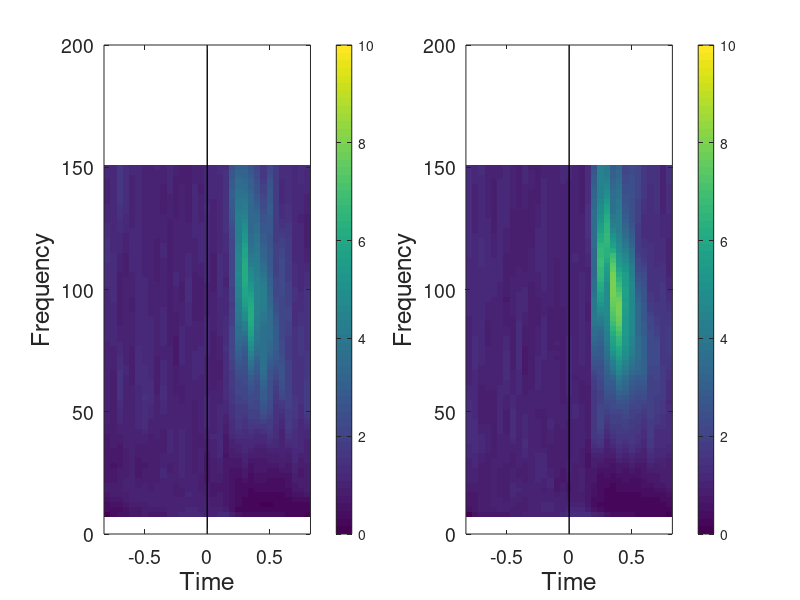

The MATLAB script that drew this image:
%
% Introduction to Computational Neuroscience
% Session 9: Memory and Perception
% Exercise 2: Statistical significance
%

%% Load the data
load data/deg1.mat
load data/deg2.mat


%% Plot average activity
% Each figure has 72 * 33 = 2376 boxes: (frequncy, time)-pairs
% each box is averaged over 79 (77) trials

% tell Matlab that we are going to put two picture on the same figure
subplot(1, 2, 1)

% compute average over trials for deg1 condition
deg1_average = mean(deg1, 1);

% drop extra dimension from the resuling matrix
deg1_average = squeeze(deg1_average);

% compute baseline as average for each frequency inside
% time window -400 to -100 ms
baseline = mean(deg1_average(:, 9:15), 2);

% divide each row of the matrix by the corresponding baseline value
deg1_baseline = bsxfun(@rdivide, deg1_average, baseline);

% plot the matrix as heatmap
imagesc([-0.8:0.05:0.8], [8:2:150], deg1_baseline, [0 10])

% display color scale which explain the color code
colorbar

% flip the image upwars to that higer frequencies are on top
% (this is common way to draw such kind of plots)
axis xy

% add vertical line which indicates the moment when the stimulus was shown
line([0 0], [0 200], 'LineWidth', 1, 'Color', [0 0 0])

% set font size
set(gca,'FontSize', 14)

% add labels
xlabel('Time', 'FontSize', 18)
ylabel('Frequency', 'FontSize', 18)

% perform analogous plotting procedure for the second condition (deg2)
subplot(1, 2, 2)
deg2_average = mean(deg2, 1);
deg2_average = squeeze(deg2_average);
baseline = mean(deg2_average(:, 9:15), 2);
deg2_baseline = bsxfun(@rdivide, deg2_average, baseline);
imagesc([-0.8:0.05:0.8], [8:2:150], deg2_baseline, [0 10])
colorbar
axis xy
line([0 0], [0 200], 'LineWidth', 1, 'Color', [0 0 0])
set(gca,'FontSize', 14)
xlabel('Time', 'FontSize', 18)
ylabel('Frequency', 'FontSize', 18)


%% T-test

% perform 2376 t-tests on each of the 2376 boxes 
%%% ... TODO ... %%%

% check which of 2376 (frequency, time)-pairs are significanlty different
% using alpha = 0.05
%%% ... TODO ... %%%


%% FDR

% perform False Discovery Rate correction on the p-values form the previous
% part of the exercise
%%% ... TODO ... %%%

% check how many of the of the 2376 boxes are now can be considered to be
% significantly different using alpha = 0.05
%%% ... TODO ... %%%


%% Average & T-test again

% Consider only the time of interest 150ms - 600ms, in the trial matrix 
% deg1(trial, :, :) these are columns 19-27. For each of these columns
% compute average over frequencies. You will obtain one number for each
% trial for each time range. So now you have 8 vectors of length 79 for
% deg1 and 8 vectors of length 77 for deg2.
%%% ... TODO ... %%%

% perform 8 t-tests
%%% ... TODO ... %%%

% apply FDR correction
%%% ... TODO ... %%%

% check which of 8 vectors are statistically significant using alpha = 0.05
%%% ... TODO ... %%%

